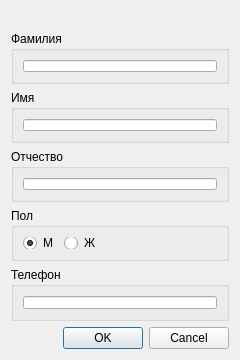
<?xml version="1.0" encoding="UTF-8"?>
<ui version="4.0">
 <class>CInputDialog</class>
 <widget class="QDialog" name="CInputDialog">
  <property name="geometry">
   <rect>
    <x>0</x>
    <y>0</y>
    <width>240</width>
    <height>360</height>
   </rect>
  </property>
  <property name="sizePolicy">
   <sizepolicy hsizetype="Preferred" vsizetype="Preferred">
    <horstretch>0</horstretch>
    <verstretch>0</verstretch>
   </sizepolicy>
  </property>
  <property name="minimumSize">
   <size>
    <width>240</width>
    <height>360</height>
   </size>
  </property>
  <property name="maximumSize">
   <size>
    <width>360</width>
    <height>480</height>
   </size>
  </property>
  <property name="windowTitle">
   <string>Dialog</string>
  </property>
  <layout class="QVBoxLayout" name="verticalLayout">
   <item>
    <widget class="QLabel" name="label">
     <property name="text">
      <string/>
     </property>
    </widget>
   </item>
   <item>
    <widget class="QGroupBox" name="groupBox_1">
     <property name="title">
      <string>Фамилия</string>
     </property>
     <layout class="QHBoxLayout" name="horizontalLayout_5">
      <item>
       <widget class="QLineEdit" name="lineEdit_1">
        <property name="inputMethodHints">
         <set>Qt::ImhLowercaseOnly|Qt::ImhUppercaseOnly</set>
        </property>
       </widget>
      </item>
     </layout>
    </widget>
   </item>
   <item>
    <widget class="QGroupBox" name="groupBox_2">
     <property name="title">
      <string>Имя</string>
     </property>
     <layout class="QHBoxLayout" name="horizontalLayout_3">
      <item>
       <widget class="QLineEdit" name="lineEdit_2">
        <property name="inputMethodHints">
         <set>Qt::ImhLowercaseOnly|Qt::ImhUppercaseOnly</set>
        </property>
       </widget>
      </item>
     </layout>
    </widget>
   </item>
   <item>
    <widget class="QGroupBox" name="groupBox_3">
     <property name="title">
      <string>Отчество</string>
     </property>
     <layout class="QHBoxLayout" name="horizontalLayout_2">
      <item>
       <widget class="QLineEdit" name="lineEdit_3">
        <property name="inputMethodHints">
         <set>Qt::ImhLowercaseOnly|Qt::ImhUppercaseOnly</set>
        </property>
       </widget>
      </item>
     </layout>
    </widget>
   </item>
   <item>
    <widget class="QGroupBox" name="groupBox_4">
     <property name="title">
      <string>Пол</string>
     </property>
     <layout class="QHBoxLayout" name="horizontalLayout">
      <item>
       <widget class="QRadioButton" name="radioButton_1">
        <property name="text">
         <string>М</string>
        </property>
        <property name="checked">
         <bool>true</bool>
        </property>
       </widget>
      </item>
      <item>
       <widget class="QRadioButton" name="radioButton_2">
        <property name="text">
         <string>Ж</string>
        </property>
       </widget>
      </item>
      <item>
       <spacer name="horizontalSpacer">
        <property name="orientation">
         <enum>Qt::Horizontal</enum>
        </property>
        <property name="sizeHint" stdset="0">
         <size>
          <width>40</width>
          <height>20</height>
         </size>
        </property>
       </spacer>
      </item>
     </layout>
    </widget>
   </item>
   <item>
    <widget class="QGroupBox" name="groupBox_5">
     <property name="title">
      <string>Телефон</string>
     </property>
     <layout class="QHBoxLayout" name="horizontalLayout_4">
      <item>
       <widget class="QLineEdit" name="lineEdit_5">
        <property name="inputMethodHints">
         <set>Qt::ImhDialableCharactersOnly</set>
        </property>
       </widget>
      </item>
     </layout>
    </widget>
   </item>
   <item>
    <widget class="QDialogButtonBox" name="buttonBox">
     <property name="orientation">
      <enum>Qt::Horizontal</enum>
     </property>
     <property name="standardButtons">
      <set>QDialogButtonBox::Cancel|QDialogButtonBox::Ok</set>
     </property>
    </widget>
   </item>
  </layout>
 </widget>
 <resources/>
 <connections>
  <connection>
   <sender>buttonBox</sender>
   <signal>accepted()</signal>
   <receiver>CInputDialog</receiver>
   <slot>accept()</slot>
   <hints>
    <hint type="sourcelabel">
     <x>248</x>
     <y>254</y>
    </hint>
    <hint type="destinationlabel">
     <x>157</x>
     <y>274</y>
    </hint>
   </hints>
  </connection>
  <connection>
   <sender>buttonBox</sender>
   <signal>rejected()</signal>
   <receiver>CInputDialog</receiver>
   <slot>reject()</slot>
   <hints>
    <hint type="sourcelabel">
     <x>316</x>
     <y>260</y>
    </hint>
    <hint type="destinationlabel">
     <x>286</x>
     <y>274</y>
    </hint>
   </hints>
  </connection>
 </connections>
</ui>
